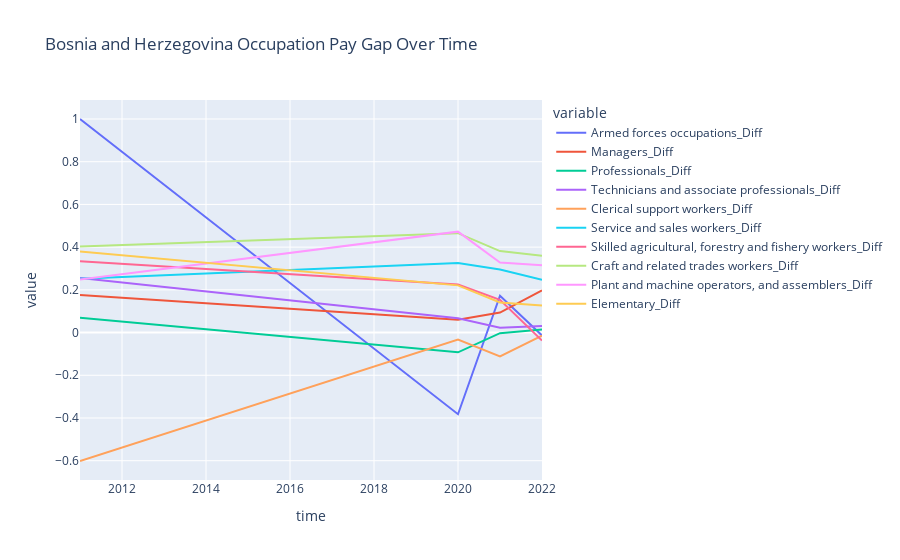
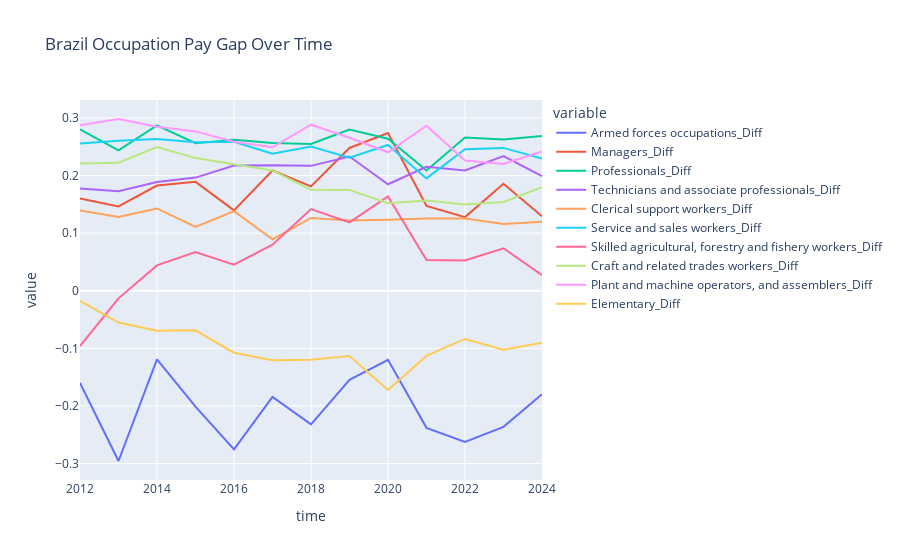
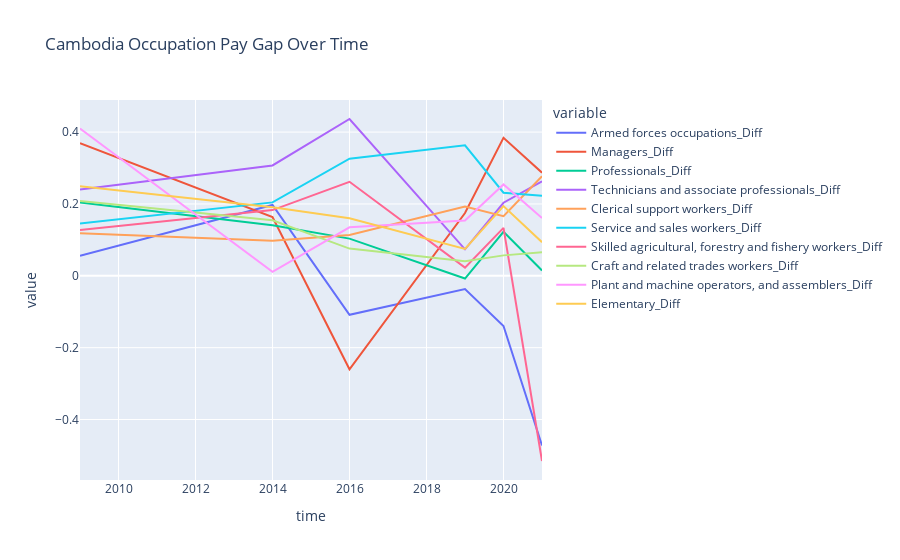
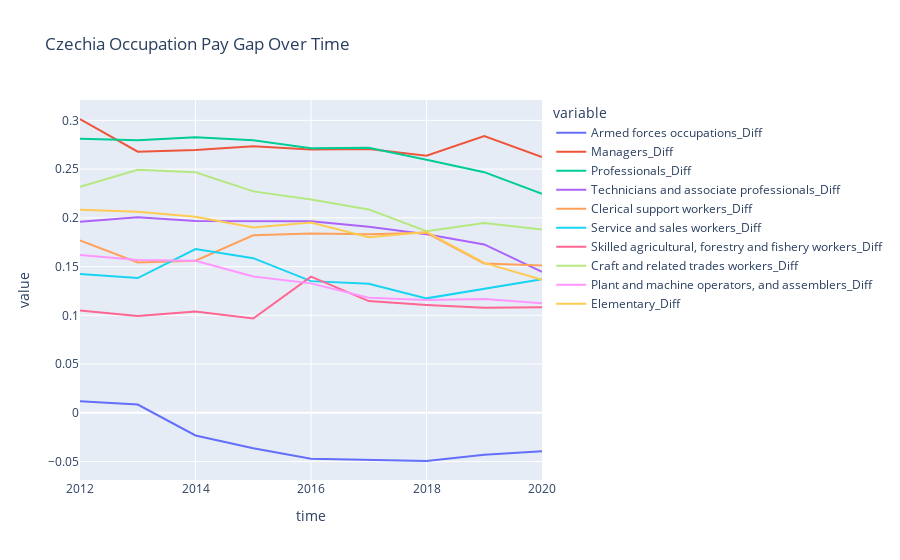

Here is the notebook cell these charts were saved with, in order:
### Code cell
def plot_country_occupation(df, countries):
    for country in countries:
        country_data = df[df['Country'] == country]
        # change time to float
        country_data.iloc[:, 1:] = country_data.iloc[:, 1:].apply(pd.to_numeric)
        country_data = country_data.sort_values(by='time ')
        
        # get difference between m and f for occupation
        for col in df.columns[2::2]:  # iterate over female columns
            male_col = col.replace('_Female', '_Male')
            diff_col = col.replace('_Female', '_Diff')
            country_data[diff_col] = (country_data[male_col] - country_data[col]) / country_data[male_col]
        
        fig = px.line(country_data, x='time ', y=[col for col in country_data.columns if '_Diff' in col], title=f'{country} Occupation Pay Gap Over Time')
        # save the plot to a file in results folder
        path = f'Results/Occupation/{country}_paygap.html'
        fig.write_html(path)
        # plotly.offline.plot(fig, filename=f'{country}_paygap.html')

    fig.show()

for country in df_2['Country'].unique():
    # Filter the data for the given country
    # country_data = filtered_df[filtered_df['Country'] == country].iloc[:,:10]
    plot_country_occupation(df_2, [country])

### Figure 1 — Plotly figure (JSON) as saved in the notebook; plotly's stock layout.template omitted (floating-point values rounded to 4 significant figures)
{"data": [{"hovertemplate": "variable=Armed forces occupations_Diff<br>time =%{x}<br>value=%{y}<extra></extra>", "legendgroup": "Armed forces occupations_Diff", "line": {"color": "#636efa", "dash": "solid"}, "marker": {"symbol": "circle"}, "mode": "lines", "name": "Armed forces occupations_Diff", "orientation": "v", "showlegend": true, "type": "scatter", "x": [2011, 2020, 2021, 2022], "xaxis": "x", "y": [1.0, -0.3823, 0.1725, -0.01349], "yaxis": "y"}, {"hovertemplate": "variable=Managers_Diff<br>time =%{x}<br>value=%{y}<extra></extra>", "legendgroup": "Managers_Diff", "line": {"color": "#EF553B", "dash": "solid"}, "marker": {"symbol": "circle"}, "mode": "lines", "name": "Managers_Diff", "orientation": "v", "showlegend": true, "type": "scatter", "x": [2011, 2020, 2021, 2022], "xaxis": "x", "y": [0.1756, 0.05946, 0.09363, 0.1975], "yaxis": "y"}, {"hovertemplate": "variable=Professionals_Diff<br>time =%{x}<br>value=%{y}<extra></extra>", "legendgroup": "Professionals_Diff", "line": {"color": "#00cc96", "dash": "solid"}, "marker": {"symbol": "circle"}, "mode": "lines", "name": "Professionals_Diff", "orientation": "v", "showlegend": true, "type": "scatter", "x": [2011, 2020, 2021, 2022], "xaxis": "x", "y": [0.06897, -0.09269, -0.00297, 0.01415], "yaxis": "y"}, {"hovertemplate": "variable=Technicians and associate professionals_Diff<br>time =%{x}<br>value=%{y}<extra></extra>", "legendgroup": "Technicians and associate professionals_Diff", "line": {"color": "#ab63fa", "dash": "solid"}, "marker": {"symbol": "circle"}, "mode": "lines", "name": "Technicians and associate professionals_Diff", "orientation": "v", "showlegend": true, "type": "scatter", "x": [2011, 2020, 2021, 2022], "xaxis": "x", "y": [0.2555, 0.06712, 0.02284, 0.03013], "yaxis": "y"}, {"hovertemplate": "variable=Clerical support workers_Diff<br>time =%{x}<br>value=%{y}<extra></extra>", "legendgroup": "Clerical support workers_Diff", "line": {"color": "#FFA15A", "dash": "solid"}, "marker": {"symbol": "circle"}, "mode": "lines", "name": "Clerical support workers_Diff", "orientation": "v", "showlegend": true, "type": "scatter", "x": [2011, 2020, 2021, 2022], "xaxis": "x", "y": [-0.6014, -0.03258, -0.1121, -0.01448], "yaxis": "y"}, {"hovertemplate": "variable=Service and sales workers_Diff<br>time =%{x}<br>value=%{y}<extra></extra>", "legendgroup": "Service and sales workers_Diff", "line": {"color": "#19d3f3", "dash": "solid"}, "marker": {"symbol": "circle"}, "mode": "lines", "name": "Service and sales workers_Diff", "orientation": "v", "showlegend": true, "type": "scatter", "x": [2011, 2020, 2021, 2022], "xaxis": "x", "y": [0.2525, 0.3256, 0.2951, 0.2475], "yaxis": "y"}, {"hovertemplate": "variable=Skilled agricultural, forestry and fishery workers_Diff<br>time =%{x}<br>value=%{y}<extra></extra>", "legendgroup": "Skilled agricultural, forestry and fishery workers_Diff", "line": {"color": "#FF6692", "dash": "solid"}, "marker": {"symbol": "circle"}, "mode": "lines", "name": "Skilled agricultural, forestry and fishery workers_Diff", "orientation": "v", "showlegend": true, "type": "scatter", "x": [2011, 2020, 2021, 2022], "xaxis": "x", "y": [0.3333, 0.2253, 0.1531, -0.0374], "yaxis": "y"}, {"hovertemplate": "variable=Craft and related trades workers_Diff<br>time =%{x}<br>value=%{y}<extra></extra>", "legendgroup": "Craft and related trades workers_Diff", "line": {"color": "#B6E880", "dash": "solid"}, "marker": {"symbol": "circle"}, "mode": "lines", "name": "Craft and related trades workers_Diff", "orientation": "v", "showlegend": true, "type": "scatter", "x": [2011, 2020, 2021, 2022], "xaxis": "x", "y": [0.4031, 0.4655, 0.3814, 0.3591], "yaxis": "y"}, {"hovertemplate": "variable=Plant and machine operators, and assemblers_Diff<br>time =%{x}<br>value=%{y}<extra></extra>", "legendgroup": "Plant and machine operators, and assemblers_Diff", "line": {"color": "#FF97FF", "dash": "solid"}, "marker": {"symbol": "circle"}, "mode": "lines", "name": "Plant and machine operators, and assemblers_Diff", "orientation": "v", "showlegend": true, "type": "scatter", "x": [2011, 2020, 2021, 2022], "xaxis": "x", "y": [0.2487, 0.4725, 0.3284, 0.3156], "yaxis": "y"}, {"hovertemplate": "variable=Elementary_Diff<br>time =%{x}<br>value=%{y}<extra></extra>", "legendgroup": "Elementary_Diff", "line": {"color": "#FECB52", "dash": "solid"}, "marker": {"symbol": "circle"}, "mode": "lines", "name": "Elementary_Diff", "orientation": "v", "showlegend": true, "type": "scatter", "x": [2011, 2020, 2021, 2022], "xaxis": "x", "y": [0.3797, 0.221, 0.1412, 0.1263], "yaxis": "y"}], "layout": {"legend": {"title": {"text": "variable"}, "tracegroupgap": 0}, "title": {"text": "Bosnia and Herzegovina Occupation Pay Gap Over Time"}, "xaxis": {"anchor": "y", "domain": [0, 1], "title": {"text": "time "}}, "yaxis": {"anchor": "x", "domain": [0, 1], "title": {"text": "value"}}}}

### Figure 2 — Plotly figure (JSON) as saved in the notebook; plotly's stock layout.template omitted (floating-point values rounded to 4 significant figures)
{"data": [{"hovertemplate": "variable=Armed forces occupations_Diff<br>time =%{x}<br>value=%{y}<extra></extra>", "legendgroup": "Armed forces occupations_Diff", "line": {"color": "#636efa", "dash": "solid"}, "marker": {"symbol": "circle"}, "mode": "lines", "name": "Armed forces occupations_Diff", "orientation": "v", "showlegend": true, "type": "scatter", "x": [2012, 2013, 2014, 2015, 2016, 2017, 2018, 2019, 2020, 2021, 2022, 2023, 2024], "xaxis": "x", "y": [-0.1601, -0.2956, -0.1191, -0.2012, -0.2754, -0.1842, -0.2319, -0.1548, -0.12, -0.238, -0.2624, -0.2364, -0.1797], "yaxis": "y"}, {"hovertemplate": "variable=Managers_Diff<br>time =%{x}<br>value=%{y}<extra></extra>", "legendgroup": "Managers_Diff", "line": {"color": "#EF553B", "dash": "solid"}, "marker": {"symbol": "circle"}, "mode": "lines", "name": "Managers_Diff", "orientation": "v", "showlegend": true, "type": "scatter", "x": [2012, 2013, 2014, 2015, 2016, 2017, 2018, 2019, 2020, 2021, 2022, 2023, 2024], "xaxis": "x", "y": [0.16, 0.1463, 0.1825, 0.189, 0.1395, 0.2086, 0.1811, 0.2478, 0.2737, 0.1472, 0.1278, 0.1857, 0.1292], "yaxis": "y"}, {"hovertemplate": "variable=Professionals_Diff<br>time =%{x}<br>value=%{y}<extra></extra>", "legendgroup": "Professionals_Diff", "line": {"color": "#00cc96", "dash": "solid"}, "marker": {"symbol": "circle"}, "mode": "lines", "name": "Professionals_Diff", "orientation": "v", "showlegend": true, "type": "scatter", "x": [2012, 2013, 2014, 2015, 2016, 2017, 2018, 2019, 2020, 2021, 2022, 2023, 2024], "xaxis": "x", "y": [0.2801, 0.2437, 0.2869, 0.2561, 0.2619, 0.2565, 0.2549, 0.2799, 0.264, 0.2088, 0.2661, 0.2625, 0.2684], "yaxis": "y"}, {"hovertemplate": "variable=Technicians and associate professionals_Diff<br>time =%{x}<br>value=%{y}<extra></extra>", "legendgroup": "Technicians and associate professionals_Diff", "line": {"color": "#ab63fa", "dash": "solid"}, "marker": {"symbol": "circle"}, "mode": "lines", "name": "Technicians and associate professionals_Diff", "orientation": "v", "showlegend": true, "type": "scatter", "x": [2012, 2013, 2014, 2015, 2016, 2017, 2018, 2019, 2020, 2021, 2022, 2023, 2024], "xaxis": "x", "y": [0.1776, 0.1728, 0.1888, 0.1964, 0.2173, 0.2178, 0.2168, 0.2329, 0.1848, 0.2151, 0.2087, 0.2338, 0.1991], "yaxis": "y"}, {"hovertemplate": "variable=Clerical support workers_Diff<br>time =%{x}<br>value=%{y}<extra></extra>", "legendgroup": "Clerical support workers_Diff", "line": {"color": "#FFA15A", "dash": "solid"}, "marker": {"symbol": "circle"}, "mode": "lines", "name": "Clerical support workers_Diff", "orientation": "v", "showlegend": true, "type": "scatter", "x": [2012, 2013, 2014, 2015, 2016, 2017, 2018, 2019, 2020, 2021, 2022, 2023, 2024], "xaxis": "x", "y": [0.1395, 0.1281, 0.1429, 0.1107, 0.1381, 0.08923, 0.1264, 0.1221, 0.1232, 0.1255, 0.1255, 0.1159, 0.1196], "yaxis": "y"}, {"hovertemplate": "variable=Service and sales workers_Diff<br>time =%{x}<br>value=%{y}<extra></extra>", "legendgroup": "Service and sales workers_Diff", "line": {"color": "#19d3f3", "dash": "solid"}, "marker": {"symbol": "circle"}, "mode": "lines", "name": "Service and sales workers_Diff", "orientation": "v", "showlegend": true, "type": "scatter", "x": [2012, 2013, 2014, 2015, 2016, 2017, 2018, 2019, 2020, 2021, 2022, 2023, 2024], "xaxis": "x", "y": [0.2555, 0.2604, 0.2635, 0.2579, 0.2585, 0.238, 0.2505, 0.231, 0.2531, 0.195, 0.2457, 0.248, 0.2293], "yaxis": "y"}, {"hovertemplate": "variable=Skilled agricultural, forestry and fishery workers_Diff<br>time =%{x}<br>value=%{y}<extra></extra>", "legendgroup": "Skilled agricultural, forestry and fishery workers_Diff", "line": {"color": "#FF6692", "dash": "solid"}, "marker": {"symbol": "circle"}, "mode": "lines", "name": "Skilled agricultural, forestry and fishery workers_Diff", "orientation": "v", "showlegend": true, "type": "scatter", "x": [2012, 2013, 2014, 2015, 2016, 2017, 2018, 2019, 2020, 2021, 2022, 2023, 2024], "xaxis": "x", "y": [-0.09624, -0.01325, 0.044, 0.06716, 0.04538, 0.07988, 0.1417, 0.1186, 0.1636, 0.05352, 0.05239, 0.07365, 0.0271], "yaxis": "y"}, {"hovertemplate": "variable=Craft and related trades workers_Diff<br>time =%{x}<br>value=%{y}<extra></extra>", "legendgroup": "Craft and related trades workers_Diff", "line": {"color": "#B6E880", "dash": "solid"}, "marker": {"symbol": "circle"}, "mode": "lines", "name": "Craft and related trades workers_Diff", "orientation": "v", "showlegend": true, "type": "scatter", "x": [2012, 2013, 2014, 2015, 2016, 2017, 2018, 2019, 2020, 2021, 2022, 2023, 2024], "xaxis": "x", "y": [0.2208, 0.2222, 0.2494, 0.2304, 0.2197, 0.2087, 0.1753, 0.175, 0.1518, 0.1568, 0.1497, 0.1541, 0.1798], "yaxis": "y"}, {"hovertemplate": "variable=Plant and machine operators, and assemblers_Diff<br>time =%{x}<br>value=%{y}<extra></extra>", "legendgroup": "Plant and machine operators, and assemblers_Diff", "line": {"color": "#FF97FF", "dash": "solid"}, "marker": {"symbol": "circle"}, "mode": "lines", "name": "Plant and machine operators, and assemblers_Diff", "orientation": "v", "showlegend": true, "type": "scatter", "x": [2012, 2013, 2014, 2015, 2016, 2017, 2018, 2019, 2020, 2021, 2022, 2023, 2024], "xaxis": "x", "y": [0.2873, 0.2981, 0.2846, 0.2766, 0.2588, 0.249, 0.2882, 0.2655, 0.2404, 0.2863, 0.2261, 0.22, 0.2418], "yaxis": "y"}, {"hovertemplate": "variable=Elementary_Diff<br>time =%{x}<br>value=%{y}<extra></extra>", "legendgroup": "Elementary_Diff", "line": {"color": "#FECB52", "dash": "solid"}, "marker": {"symbol": "circle"}, "mode": "lines", "name": "Elementary_Diff", "orientation": "v", "showlegend": true, "type": "scatter", "x": [2012, 2013, 2014, 2015, 2016, 2017, 2018, 2019, 2020, 2021, 2022, 2023, 2024], "xaxis": "x", "y": [-0.0177, -0.05532, -0.06958, -0.06872, -0.1076, -0.1205, -0.1198, -0.1133, -0.1721, -0.1132, -0.08373, -0.1025, -0.09026], "yaxis": "y"}], "layout": {"legend": {"title": {"text": "variable"}, "tracegroupgap": 0}, "title": {"text": "Brazil Occupation Pay Gap Over Time"}, "xaxis": {"anchor": "y", "domain": [0, 1], "title": {"text": "time "}}, "yaxis": {"anchor": "x", "domain": [0, 1], "title": {"text": "value"}}}}

### Figure 3 — Plotly figure (JSON) as saved in the notebook; plotly's stock layout.template omitted (floating-point values rounded to 4 significant figures)
{"data": [{"hovertemplate": "variable=Armed forces occupations_Diff<br>time =%{x}<br>value=%{y}<extra></extra>", "legendgroup": "Armed forces occupations_Diff", "line": {"color": "#636efa", "dash": "solid"}, "marker": {"symbol": "circle"}, "mode": "lines", "name": "Armed forces occupations_Diff", "orientation": "v", "showlegend": true, "type": "scatter", "x": [2009, 2014, 2016, 2019, 2020, 2021], "xaxis": "x", "y": [0.05551, 0.1971, -0.1085, -0.03681, -0.1395, -0.4722], "yaxis": "y"}, {"hovertemplate": "variable=Managers_Diff<br>time =%{x}<br>value=%{y}<extra></extra>", "legendgroup": "Managers_Diff", "line": {"color": "#EF553B", "dash": "solid"}, "marker": {"symbol": "circle"}, "mode": "lines", "name": "Managers_Diff", "orientation": "v", "showlegend": true, "type": "scatter", "x": [2009, 2014, 2016, 2019, 2020, 2021], "xaxis": "x", "y": [0.3691, 0.1636, -0.2603, 0.1747, 0.3839, 0.287], "yaxis": "y"}, {"hovertemplate": "variable=Professionals_Diff<br>time =%{x}<br>value=%{y}<extra></extra>", "legendgroup": "Professionals_Diff", "line": {"color": "#00cc96", "dash": "solid"}, "marker": {"symbol": "circle"}, "mode": "lines", "name": "Professionals_Diff", "orientation": "v", "showlegend": true, "type": "scatter", "x": [2009, 2014, 2016, 2019, 2020, 2021], "xaxis": "x", "y": [0.2043, 0.141, 0.1035, -0.007663, 0.1224, 0.01494], "yaxis": "y"}, {"hovertemplate": "variable=Technicians and associate professionals_Diff<br>time =%{x}<br>value=%{y}<extra></extra>", "legendgroup": "Technicians and associate professionals_Diff", "line": {"color": "#ab63fa", "dash": "solid"}, "marker": {"symbol": "circle"}, "mode": "lines", "name": "Technicians and associate professionals_Diff", "orientation": "v", "showlegend": true, "type": "scatter", "x": [2009, 2014, 2016, 2019, 2020, 2021], "xaxis": "x", "y": [0.2404, 0.3071, 0.4365, 0.07372, 0.2034, 0.2629], "yaxis": "y"}, {"hovertemplate": "variable=Clerical support workers_Diff<br>time =%{x}<br>value=%{y}<extra></extra>", "legendgroup": "Clerical support workers_Diff", "line": {"color": "#FFA15A", "dash": "solid"}, "marker": {"symbol": "circle"}, "mode": "lines", "name": "Clerical support workers_Diff", "orientation": "v", "showlegend": true, "type": "scatter", "x": [2009, 2014, 2016, 2019, 2020, 2021], "xaxis": "x", "y": [0.1185, 0.09781, 0.1135, 0.1928, 0.1659, 0.2771], "yaxis": "y"}, {"hovertemplate": "variable=Service and sales workers_Diff<br>time =%{x}<br>value=%{y}<extra></extra>", "legendgroup": "Service and sales workers_Diff", "line": {"color": "#19d3f3", "dash": "solid"}, "marker": {"symbol": "circle"}, "mode": "lines", "name": "Service and sales workers_Diff", "orientation": "v", "showlegend": true, "type": "scatter", "x": [2009, 2014, 2016, 2019, 2020, 2021], "xaxis": "x", "y": [0.1455, 0.2044, 0.3261, 0.3632, 0.2313, 0.2226], "yaxis": "y"}, {"hovertemplate": "variable=Skilled agricultural, forestry and fishery workers_Diff<br>time =%{x}<br>value=%{y}<extra></extra>", "legendgroup": "Skilled agricultural, forestry and fishery workers_Diff", "line": {"color": "#FF6692", "dash": "solid"}, "marker": {"symbol": "circle"}, "mode": "lines", "name": "Skilled agricultural, forestry and fishery workers_Diff", "orientation": "v", "showlegend": true, "type": "scatter", "x": [2009, 2014, 2016, 2019, 2020, 2021], "xaxis": "x", "y": [0.1273, 0.183, 0.2618, 0.02277, 0.1333, -0.5155], "yaxis": "y"}, {"hovertemplate": "variable=Craft and related trades workers_Diff<br>time =%{x}<br>value=%{y}<extra></extra>", "legendgroup": "Craft and related trades workers_Diff", "line": {"color": "#B6E880", "dash": "solid"}, "marker": {"symbol": "circle"}, "mode": "lines", "name": "Craft and related trades workers_Diff", "orientation": "v", "showlegend": true, "type": "scatter", "x": [2009, 2014, 2016, 2019, 2020, 2021], "xaxis": "x", "y": [0.208, 0.1544, 0.07582, 0.04035, 0.05689, 0.06526], "yaxis": "y"}, {"hovertemplate": "variable=Plant and machine operators, and assemblers_Diff<br>time =%{x}<br>value=%{y}<extra></extra>", "legendgroup": "Plant and machine operators, and assemblers_Diff", "line": {"color": "#FF97FF", "dash": "solid"}, "marker": {"symbol": "circle"}, "mode": "lines", "name": "Plant and machine operators, and assemblers_Diff", "orientation": "v", "showlegend": true, "type": "scatter", "x": [2009, 2014, 2016, 2019, 2020, 2021], "xaxis": "x", "y": [0.4101, 0.01117, 0.1349, 0.1538, 0.2544, 0.1609], "yaxis": "y"}, {"hovertemplate": "variable=Elementary_Diff<br>time =%{x}<br>value=%{y}<extra></extra>", "legendgroup": "Elementary_Diff", "line": {"color": "#FECB52", "dash": "solid"}, "marker": {"symbol": "circle"}, "mode": "lines", "name": "Elementary_Diff", "orientation": "v", "showlegend": true, "type": "scatter", "x": [2009, 2014, 2016, 2019, 2020, 2021], "xaxis": "x", "y": [0.2493, 0.1909, 0.1601, 0.07496, 0.194, 0.09358], "yaxis": "y"}], "layout": {"legend": {"title": {"text": "variable"}, "tracegroupgap": 0}, "title": {"text": "Cambodia Occupation Pay Gap Over Time"}, "xaxis": {"anchor": "y", "domain": [0, 1], "title": {"text": "time "}}, "yaxis": {"anchor": "x", "domain": [0, 1], "title": {"text": "value"}}}}

### Figure 4 — Plotly figure (JSON) as saved in the notebook; plotly's stock layout.template omitted (floating-point values rounded to 4 significant figures)
{"data": [{"hovertemplate": "variable=Armed forces occupations_Diff<br>time =%{x}<br>value=%{y}<extra></extra>", "legendgroup": "Armed forces occupations_Diff", "line": {"color": "#636efa", "dash": "solid"}, "marker": {"symbol": "circle"}, "mode": "lines", "name": "Armed forces occupations_Diff", "orientation": "v", "showlegend": true, "type": "scatter", "x": [2012, 2013, 2014, 2015, 2016, 2017, 2018, 2019, 2020], "xaxis": "x", "y": [0.0118, 0.008512, -0.02322, -0.03643, -0.04707, -0.04856, -0.04944, -0.04292, -0.03942], "yaxis": "y"}, {"hovertemplate": "variable=Managers_Diff<br>time =%{x}<br>value=%{y}<extra></extra>", "legendgroup": "Managers_Diff", "line": {"color": "#EF553B", "dash": "solid"}, "marker": {"symbol": "circle"}, "mode": "lines", "name": "Managers_Diff", "orientation": "v", "showlegend": true, "type": "scatter", "x": [2012, 2013, 2014, 2015, 2016, 2017, 2018, 2019, 2020], "xaxis": "x", "y": [0.3014, 0.2678, 0.2696, 0.2735, 0.2701, 0.2706, 0.2636, 0.2839, 0.2624], "yaxis": "y"}, {"hovertemplate": "variable=Professionals_Diff<br>time =%{x}<br>value=%{y}<extra></extra>", "legendgroup": "Professionals_Diff", "line": {"color": "#00cc96", "dash": "solid"}, "marker": {"symbol": "circle"}, "mode": "lines", "name": "Professionals_Diff", "orientation": "v", "showlegend": true, "type": "scatter", "x": [2012, 2013, 2014, 2015, 2016, 2017, 2018, 2019, 2020], "xaxis": "x", "y": [0.2812, 0.2797, 0.2826, 0.2795, 0.2713, 0.2718, 0.2597, 0.2469, 0.2245], "yaxis": "y"}, {"hovertemplate": "variable=Technicians and associate professionals_Diff<br>time =%{x}<br>value=%{y}<extra></extra>", "legendgroup": "Technicians and associate professionals_Diff", "line": {"color": "#ab63fa", "dash": "solid"}, "marker": {"symbol": "circle"}, "mode": "lines", "name": "Technicians and associate professionals_Diff", "orientation": "v", "showlegend": true, "type": "scatter", "x": [2012, 2013, 2014, 2015, 2016, 2017, 2018, 2019, 2020], "xaxis": "x", "y": [0.1961, 0.2005, 0.1967, 0.1967, 0.1964, 0.1908, 0.1831, 0.1727, 0.1446], "yaxis": "y"}, {"hovertemplate": "variable=Clerical support workers_Diff<br>time =%{x}<br>value=%{y}<extra></extra>", "legendgroup": "Clerical support workers_Diff", "line": {"color": "#FFA15A", "dash": "solid"}, "marker": {"symbol": "circle"}, "mode": "lines", "name": "Clerical support workers_Diff", "orientation": "v", "showlegend": true, "type": "scatter", "x": [2012, 2013, 2014, 2015, 2016, 2017, 2018, 2019, 2020], "xaxis": "x", "y": [0.1768, 0.1543, 0.156, 0.1821, 0.1838, 0.1831, 0.1846, 0.1532, 0.1511], "yaxis": "y"}, {"hovertemplate": "variable=Service and sales workers_Diff<br>time =%{x}<br>value=%{y}<extra></extra>", "legendgroup": "Service and sales workers_Diff", "line": {"color": "#19d3f3", "dash": "solid"}, "marker": {"symbol": "circle"}, "mode": "lines", "name": "Service and sales workers_Diff", "orientation": "v", "showlegend": true, "type": "scatter", "x": [2012, 2013, 2014, 2015, 2016, 2017, 2018, 2019, 2020], "xaxis": "x", "y": [0.1423, 0.1382, 0.1679, 0.1586, 0.1351, 0.1325, 0.1174, 0.127, 0.137], "yaxis": "y"}, {"hovertemplate": "variable=Skilled agricultural, forestry and fishery workers_Diff<br>time =%{x}<br>value=%{y}<extra></extra>", "legendgroup": "Skilled agricultural, forestry and fishery workers_Diff", "line": {"color": "#FF6692", "dash": "solid"}, "marker": {"symbol": "circle"}, "mode": "lines", "name": "Skilled agricultural, forestry and fishery workers_Diff", "orientation": "v", "showlegend": true, "type": "scatter", "x": [2012, 2013, 2014, 2015, 2016, 2017, 2018, 2019, 2020], "xaxis": "x", "y": [0.1049, 0.0994, 0.1039, 0.09676, 0.1397, 0.1146, 0.1107, 0.1078, 0.1084], "yaxis": "y"}, {"hovertemplate": "variable=Craft and related trades workers_Diff<br>time =%{x}<br>value=%{y}<extra></extra>", "legendgroup": "Craft and related trades workers_Diff", "line": {"color": "#B6E880", "dash": "solid"}, "marker": {"symbol": "circle"}, "mode": "lines", "name": "Craft and related trades workers_Diff", "orientation": "v", "showlegend": true, "type": "scatter", "x": [2012, 2013, 2014, 2015, 2016, 2017, 2018, 2019, 2020], "xaxis": "x", "y": [0.2318, 0.2492, 0.2467, 0.2271, 0.2188, 0.2087, 0.1862, 0.1947, 0.188], "yaxis": "y"}, {"hovertemplate": "variable=Plant and machine operators, and assemblers_Diff<br>time =%{x}<br>value=%{y}<extra></extra>", "legendgroup": "Plant and machine operators, and assemblers_Diff", "line": {"color": "#FF97FF", "dash": "solid"}, "marker": {"symbol": "circle"}, "mode": "lines", "name": "Plant and machine operators, and assemblers_Diff", "orientation": "v", "showlegend": true, "type": "scatter", "x": [2012, 2013, 2014, 2015, 2016, 2017, 2018, 2019, 2020], "xaxis": "x", "y": [0.1618, 0.1567, 0.1559, 0.1399, 0.1328, 0.118, 0.1157, 0.1167, 0.1124], "yaxis": "y"}, {"hovertemplate": "variable=Elementary_Diff<br>time =%{x}<br>value=%{y}<extra></extra>", "legendgroup": "Elementary_Diff", "line": {"color": "#FECB52", "dash": "solid"}, "marker": {"symbol": "circle"}, "mode": "lines", "name": "Elementary_Diff", "orientation": "v", "showlegend": true, "type": "scatter", "x": [2012, 2013, 2014, 2015, 2016, 2017, 2018, 2019, 2020], "xaxis": "x", "y": [0.2084, 0.2061, 0.2011, 0.1902, 0.1952, 0.1801, 0.1855, 0.1537, 0.1365], "yaxis": "y"}], "layout": {"legend": {"title": {"text": "variable"}, "tracegroupgap": 0}, "title": {"text": "Czechia Occupation Pay Gap Over Time"}, "xaxis": {"anchor": "y", "domain": [0, 1], "title": {"text": "time "}}, "yaxis": {"anchor": "x", "domain": [0, 1], "title": {"text": "value"}}}}
